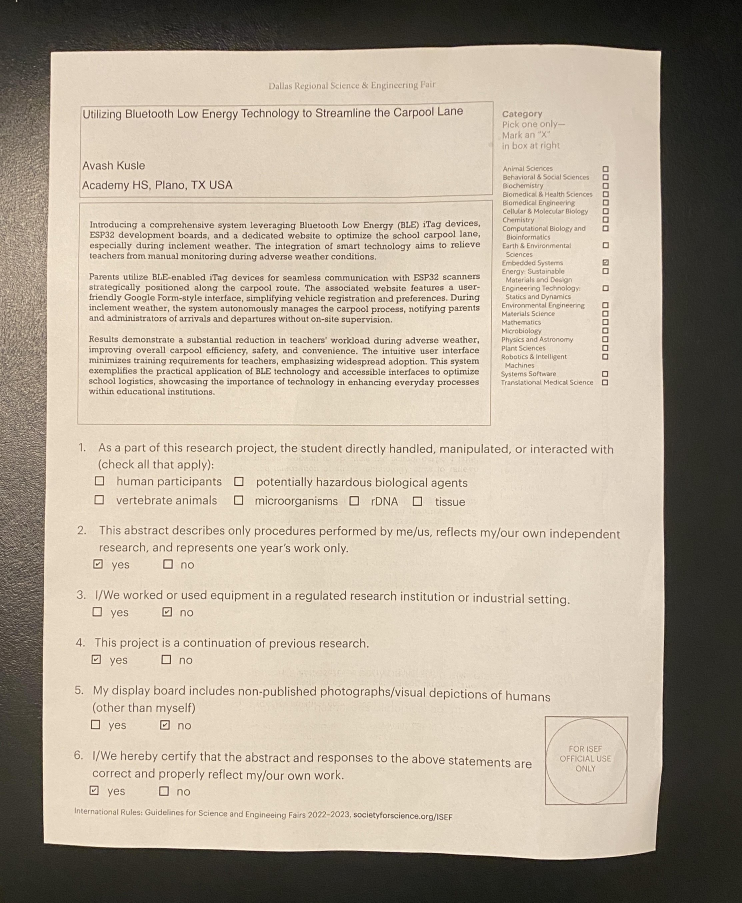
#> input picture Kching/Documents/Document.jpg, 2226 x 2708 px, found by its file name (shown at 1/3 size)
$ python apptest.py
#> lines starting #> are read from the running program, lines starting #| are printed output that depends on the picture; after the words box and inside, x2 and y2 are one past the last pixel; in counts of white or black regions, pixels touching at a corner belong together
import cv2
import numpy as np


image = cv2.imread("C:\Data\Projects\Avash\Python\_git\Kching\Documents\Document.jpg")
#> image is the input picture: shape (2708, 2226, 3); mean B, G, R 151.9, 167.9, 179.1
original = image.copy()
gray = cv2.cvtColor(image, cv2.COLOR_BGR2GRAY)
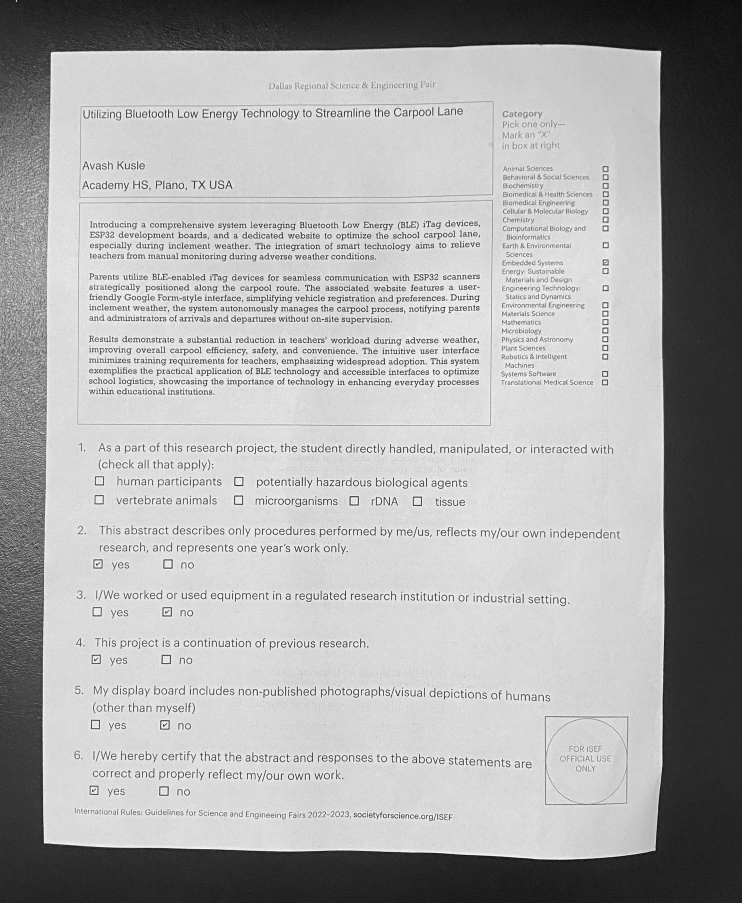
#> gray: shape (2708, 2226) (shown at 1/3 size); min 1, max 254, mean 169.4

# Step 1: Apply Thresholding to create a binary image
_, thresh = cv2.threshold(gray, 150, 500, cv2.THRESH_BINARY_INV)  # Adjust the threshold value as needed
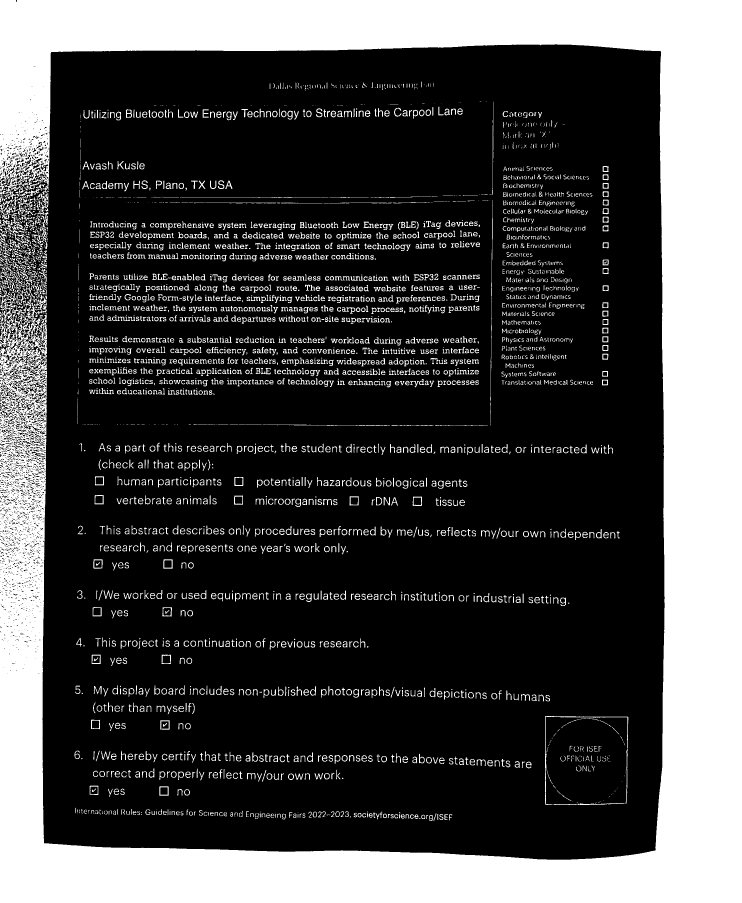
#> thresh: shape (2708, 2226) (shown at 1/3 size); 28.6% white; 3520 white regions (988 under 20 px), largest, box (x1, y1, x2, y2) and area: (0, 0, 2226, 2708) 1486987, (1635, 2148, 1885, 2415) 2427, (0, 599, 76, 701) 1660

# Step 2: Use Morphological Operations to Close Gaps
kernel = cv2.getStructuringElement(cv2.MORPH_RECT, (5, 5))
closed = cv2.morphologyEx(thresh, cv2.MORPH_CLOSE, kernel)
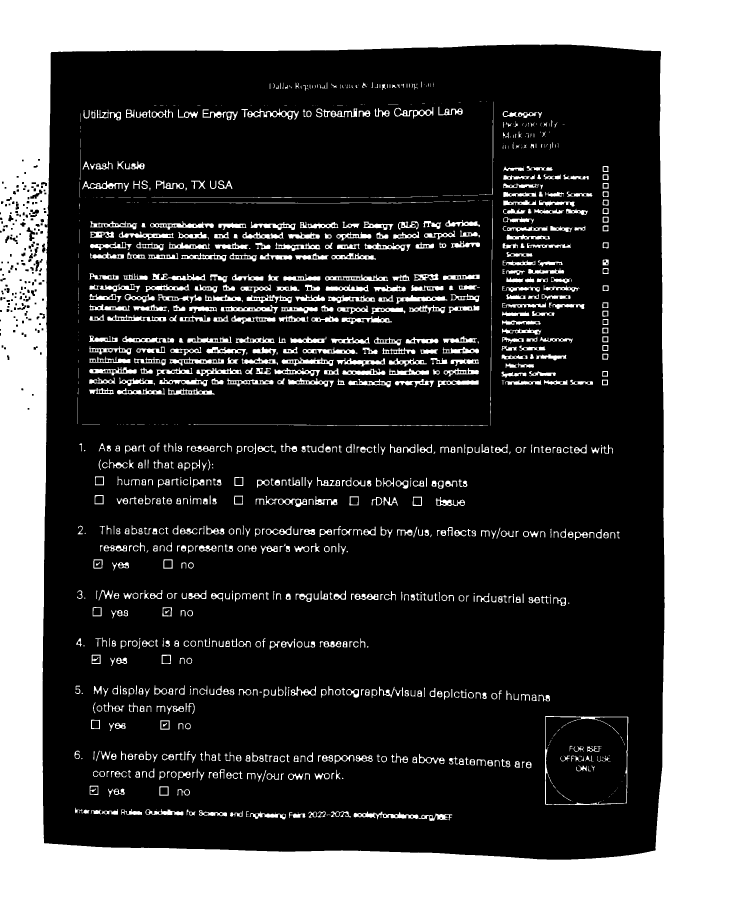
#> closed: shape (2708, 2226) (shown at 1/3 size); 31% white; 1019 white regions (182 under 20 px), largest, box (x1, y1, x2, y2) and area: (0, 0, 2226, 2708) 1564616, (1635, 2148, 1885, 2415) 3066, (1061, 2435, 1357, 2463) 2734

edged = cv2.Canny(closed, 100, 200)
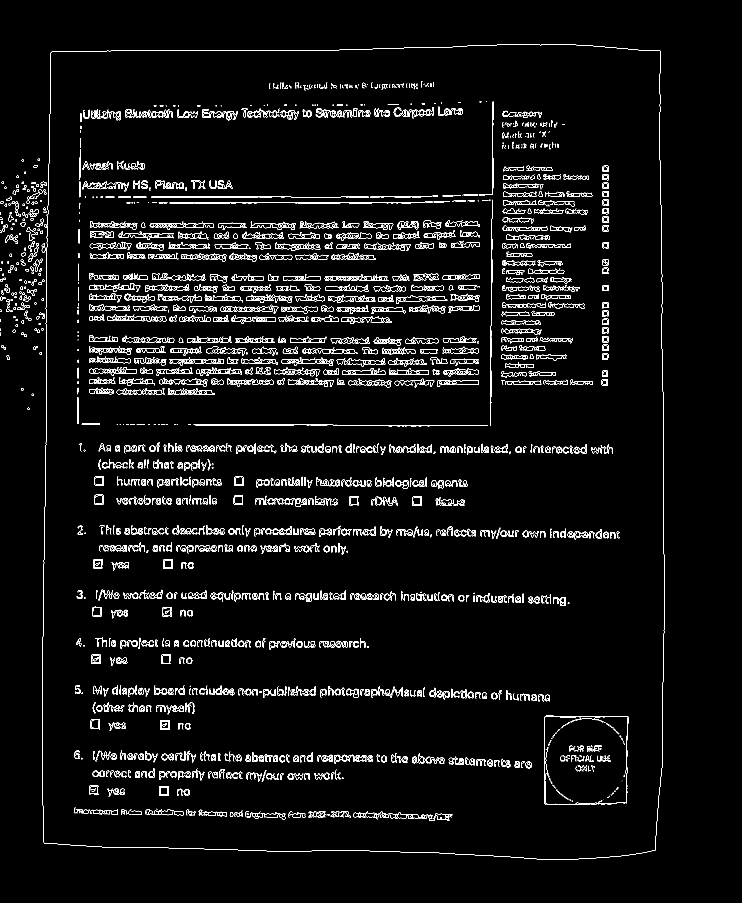
#> edged: shape (2708, 2226) (shown at 1/3 size); 2.7% white in thin lines or dots, all inside (x1, y1, x2, y2) = (0, 132, 1994, 2579)

# Find the contours in the edged image, keeping only the largest ones
contours, _ = cv2.findContours(edged.copy(), cv2.RETR_LIST, cv2.CHAIN_APPROX_SIMPLE)
#> contours = 5790 contours, 3876 with area under 20; largest, box (x1, y1, x2, y2) and area: (127, 132, 1994, 2579) 4453588, (127, 132, 1994, 2579) 4453530, (1216, 1011, 1315, 1031) 1102, (1216, 1011, 1315, 1031) 1088, (757, 1040, 829, 1066) 842
contours = sorted(contours, key=cv2.contourArea, reverse=True)
largest_contour = contours[0]
#> largest_contour = contour of 713 points, box (x1, y1, x2, y2) (127, 132, 1994, 2579), area 4453588

epsilon = 0.02 * cv2.arcLength(largest_contour, True)
#> epsilon = 172.1
approx = cv2.approxPolyDP(largest_contour, epsilon, True)
#> approx = [[1980, 152], [153, 156], [132, 2529], [1966, 2550]]

if len(approx) == 4:
    pts = approx.reshape(4, 2)
#> pts has the same summary as approx
else:
    raise ValueError("Couldn't find a rectangular contour")

rect = np.zeros((4, 2), dtype="float32")
s = pts.sum(axis=1)
#> s = [2132, 309, 2661, 4516]
rect[0] = pts[np.argmin(s)]
rect[2] = pts[np.argmax(s)]

diff = np.diff(pts, axis=1)
#> diff = [-1828, 3, 2397, 584]
rect[1] = pts[np.argmin(diff)]
rect[3] = pts[np.argmax(diff)]

width_a = np.sqrt(((rect[2][0] - rect[3][0]) ** 2) + ((rect[2][1] - rect[3][1]) ** 2))
width_b = np.sqrt(((rect[1][0] - rect[0][0]) ** 2) + ((rect[1][1] - rect[0][1]) ** 2))
max_width = max(int(width_a), int(width_b))

height_a = np.sqrt(((rect[1][0] - rect[2][0]) ** 2) + ((rect[1][1] - rect[2][1]) ** 2))
height_b = np.sqrt(((rect[0][0] - rect[3][0]) ** 2) + ((rect[0][1] - rect[3][1]) ** 2))
max_height = max(int(height_a), int(height_b))

dst = np.array([
    [0,0],
    [max_width - 1, 0],
    [max_width - 1, max_height - 1],
    [0, max_height - 1]
], dtype="float32")

M = cv2.getPerspectiveTransform(rect, dst)
warped = cv2.warpPerspective(image, M, (max_width, max_height))
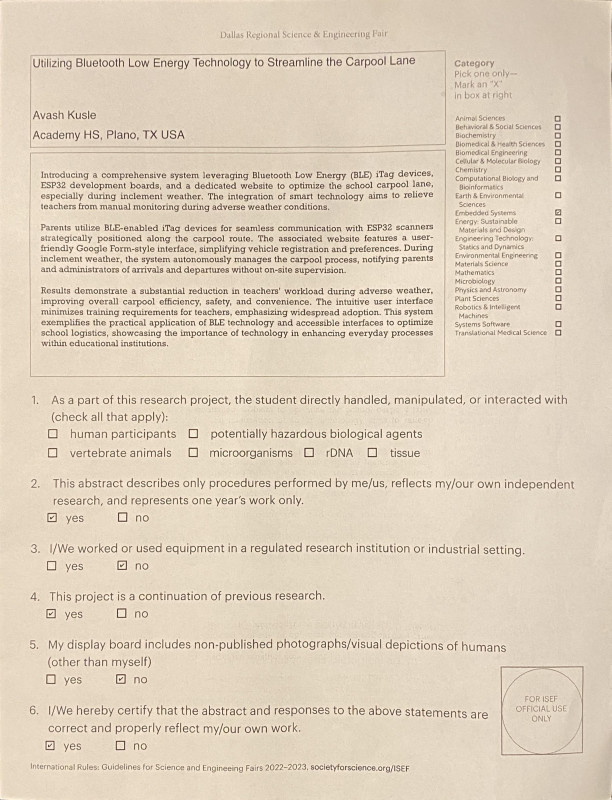
#> warped: shape (2398, 1834, 3) (shown at 1/3 size); mean B, G, R 189.1, 208.3, 222.3

# Convert the final warped image to grayscale
warped_gray = cv2.cvtColor(warped, cv2.COLOR_BGR2GRAY)
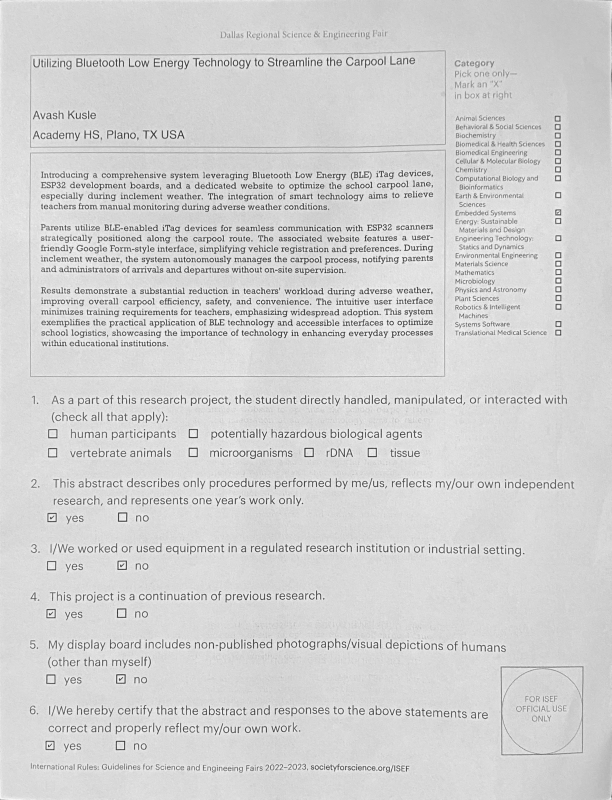
#> warped_gray: shape (2398, 1834) (shown at 1/3 size); min 5, max 253, mean 210.2

def BrightnessContrast(brightness=0):

    # getTrackbarPos returns the
    # current position of the specified trackbar.
    brightness = cv2.getTrackbarPos('Brightness',
                                    'image')

    contrast = cv2.getTrackbarPos('Contrast',
                                  'image')

    effect = controller(warped_gray,
                        brightness,
                        contrast)
    cv2.namedWindow("effect", cv2.WINDOW_NORMAL)
    cv2.setWindowProperty("effect", cv2.WND_PROP_FULLSCREEN, cv2.WINDOW_FREERATIO)
    cv2.imshow('effect', effect)

def controller(img, brightness=255, contrast=127):
#> called with brightness = 255, contrast = 127
    brightness = int((brightness - 0) * (255 - (-255)) / (510 - 0) + (-255))

    contrast = int((contrast - 0) * (127 - (-127)) / (254 - 0) + (-127))

    if brightness != 0:

        if brightness > 0:

            shadow = brightness

            max = 255

        else:

            shadow = 0
            max = 255 + brightness

        al_pha = (max - shadow) / 255
        ga_mma = shadow

        # The function addWeighted
        # calculates the weighted sum
        # of two arrays
        cal = cv2.addWeighted(img, al_pha,
                              img, 0, ga_mma)

    else:
        cal = img

    if contrast != 0:
        Alpha = float(131 * (contrast + 127)) / (127 * (131 - contrast))
        Gamma = 127 * (1 - Alpha)

        # The function addWeighted calculates
        # the weighted sum of two arrays
        cal = cv2.addWeighted(cal, Alpha,
                              cal, 0, Gamma)

    # putText renders the specified
    # text string in the image.
    cv2.putText(cal, 'B:{},C:{}'.format(brightness,
                                        contrast),
                (10, 30), cv2.FONT_HERSHEY_SIMPLEX,
                1, (0, 0, 255), 2)
#> cal: shape (2398, 1834); 0.02% of pixels changed, all inside (x1, y1, x2, y2) = (13, 8, 121, 36)

    return cal

#Grayscale window
cv2.namedWindow("image", cv2.WINDOW_NORMAL)
cv2.setWindowProperty("image", cv2.WND_PROP_FULLSCREEN, cv2.WINDOW_FREERATIO)
cv2.createTrackbar("Brightness", "image", 255, 2*255, BrightnessContrast)
cv2.createTrackbar('Contrast', 'image', 127, 2 * 127, BrightnessContrast)
BrightnessContrast(0)
cv2.imshow("image", warped_gray)

cv2.waitKey(0)
cv2.destroyAllWindows()

$ run again, with Kching/Documents/IMG_8151.jpeg copied over Kching/Documents/Document.jpg
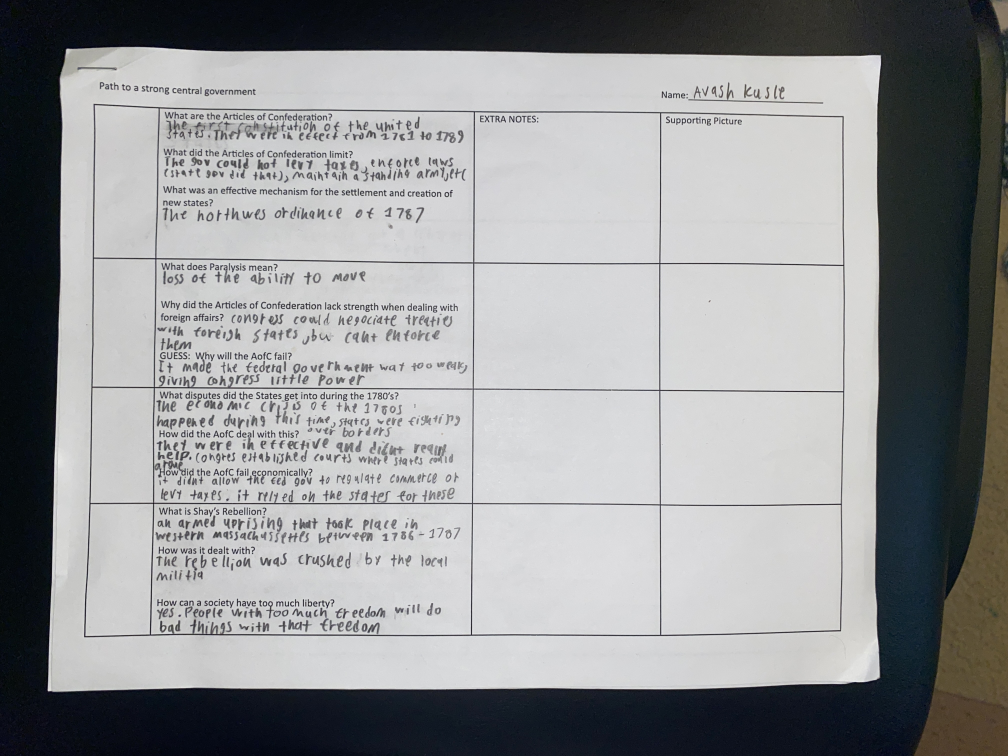
#> input picture Kching/Documents/IMG_8151.jpeg, 4032 x 3024 px, found by its file name (shown at 1/4 size)
#> image is the input picture: shape (3024, 4032, 3); mean B, G, R 149.6, 148.4, 147
#> `_, thresh = cv2.threshold(gray, 150, 500, cv2.THRESH_BINARY_INV)`:
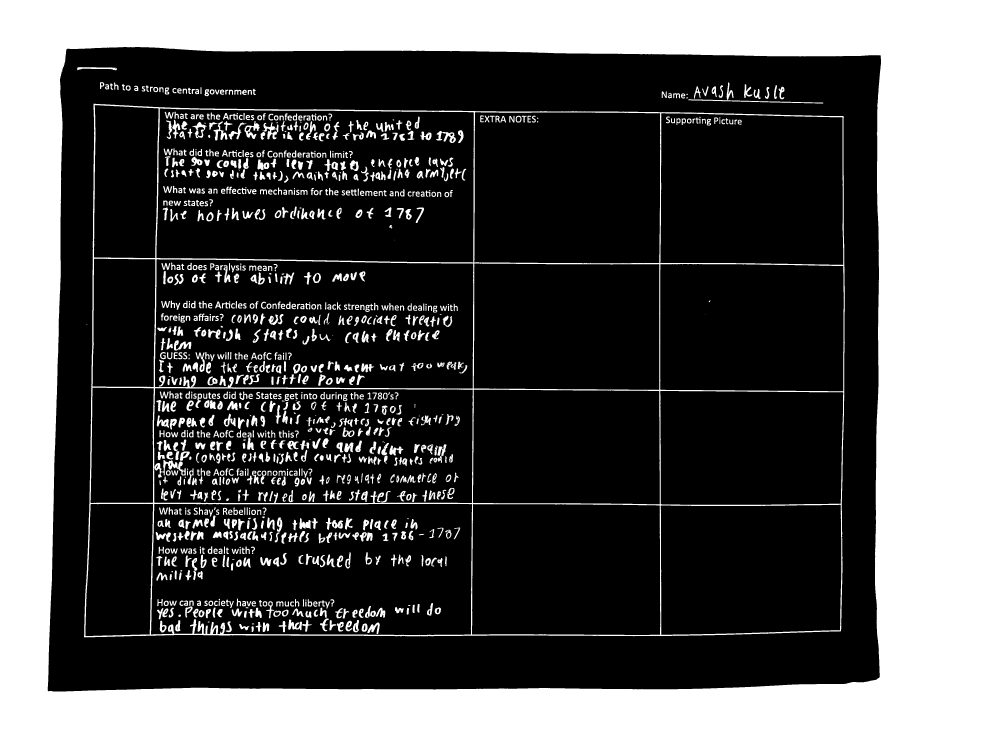
#> thresh: shape (3024, 4032) (shown at 1/4 size); 35.8% white; 1268 white regions (51 under 20 px), largest, box (x1, y1, x2, y2) and area: (0, 0, 4032, 3024) 3842393, (336, 415, 3379, 2550) 126827, (619, 1840, 743, 1911) 2836
#> closed: shape (3024, 4032); 36.1% white; 811 white regions (16 under 20 px), largest, box (x1, y1, x2, y2) and area: (0, 0, 4032, 3024) 3842567, (336, 415, 3379, 2550) 139774, (1074, 453, 1309, 525) 3574
#> edged: shape (3024, 4032); 1.5% white in thin lines or dots, all inside (x1, y1, x2, y2) = (190, 187, 3524, 2766)
#> contours = 2033 contours, 250 with area under 20; largest, box (x1, y1, x2, y2) and area: (190, 187, 3524, 2766) 8350203, (190, 187, 3524, 2766) 8350192, (335, 414, 3379, 2550) 6316333, (335, 414, 3379, 2550) 6316330, (625, 433, 1895, 1049) 754110
#> largest_contour = contour of 778 points, box (x1, y1, x2, y2) (190, 187, 3524, 2766), area 8350203
#> epsilon = 236.1
#> approx = [[266, 196], [192, 2764], [3517, 2710], [3521, 221]]
#> pts has the same summary as approx
#> s = [462, 2956, 6227, 3742]
#> diff = [-70, 2572, -807, -3300]
#> `warped = cv2.warpPerspective(image, M, (max_width, max_height))`:
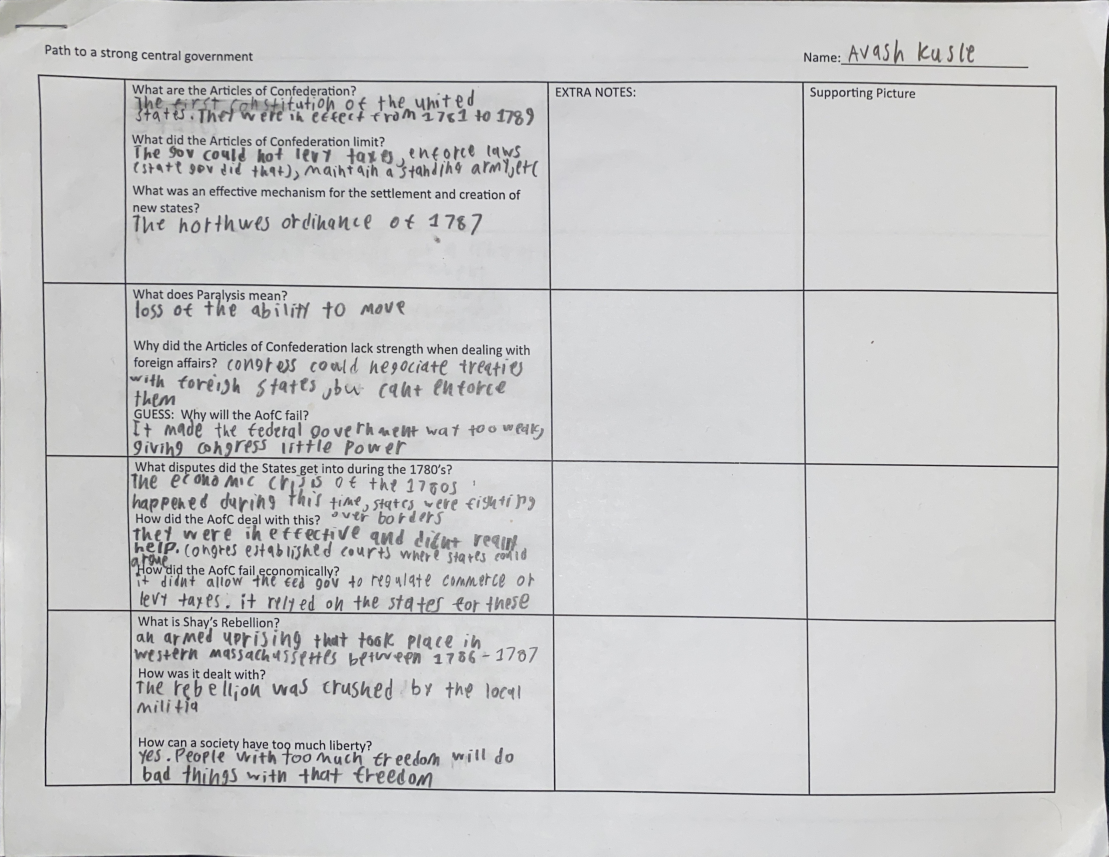
#> warped: shape (2569, 3325, 3) (shown at 1/3 size); mean B, G, R 202.8, 202.1, 202
#> cal: shape (2569, 3325); min 0, max 245, mean 202.1
